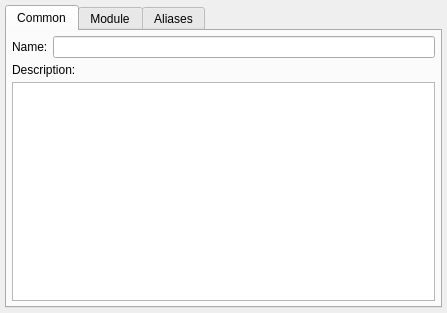
<?xml version="1.0" encoding="UTF-8"?>
<ui version="4.0">
 <class>dEditReport</class>
 <widget class="QMainWindow" name="dEditReport">
  <property name="geometry">
   <rect>
    <x>0</x>
    <y>0</y>
    <width>447</width>
    <height>313</height>
   </rect>
  </property>
  <property name="windowTitle">
   <string>Report</string>
  </property>
  <widget class="QWidget" name="widget">
   <layout class="QGridLayout">
    <item row="0" column="0">
     <widget class="QTabWidget" name="tabWidget2">
      <property name="font">
       <font/>
      </property>
      <widget class="QWidget" name="tab">
       <attribute name="title">
        <string>Common</string>
       </attribute>
       <layout class="QVBoxLayout">
        <item>
         <layout class="QHBoxLayout">
          <item>
           <widget class="QLabel" name="textLabel2">
            <property name="text">
             <string>Name:</string>
            </property>
            <property name="wordWrap">
             <bool>false</bool>
            </property>
           </widget>
          </item>
          <item>
           <widget class="QLineEdit" name="eName"/>
          </item>
         </layout>
        </item>
        <item>
         <widget class="QLabel" name="textLabel7">
          <property name="text">
           <string>Description:</string>
          </property>
          <property name="wordWrap">
           <bool>false</bool>
          </property>
         </widget>
        </item>
        <item>
         <widget class="QTextEdit" name="eDescription"/>
        </item>
       </layout>
      </widget>
      <widget class="QWidget" name="TabPage">
       <attribute name="title">
        <string>Module</string>
       </attribute>
       <layout class="QGridLayout">
        <item row="0" column="0">
         <widget class="QPlainTextEdit" name="eModule"/>
        </item>
       </layout>
      </widget>
      <widget class="QWidget" name="TabPage">
       <attribute name="title">
        <string>Aliases</string>
       </attribute>
       <layout class="QGridLayout">
        <item row="0" column="0">
         <widget class="QTableWidget" name="tAliases">
          <property name="numRows" stdset="0">
           <number>0</number>
          </property>
          <property name="numCols" stdset="0">
           <number>2</number>
          </property>
          <column>
           <property name="text">
            <string>Lang</string>
           </property>
          </column>
          <column>
           <property name="text">
            <string>Name</string>
           </property>
          </column>
         </widget>
        </item>
       </layout>
      </widget>
     </widget>
    </item>
   </layout>
  </widget>
 </widget>
 <layoutdefault spacing="5" margin="5"/>
 <pixmapfunction>rcIcon</pixmapfunction>
 <includes>
  <include location="local">mdtree.h</include>
  <include location="local">aliaseditor.h</include>
  <include location="local">mainform.h</include>
 </includes>
 <resources/>
 <connections/>
</ui>
